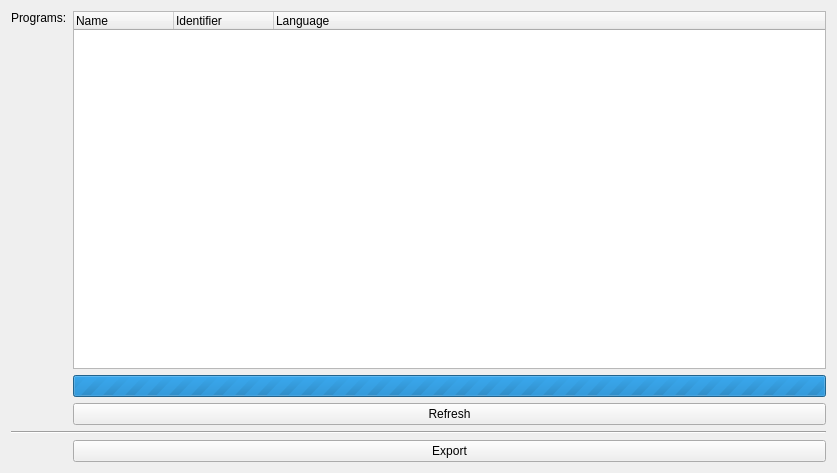
<?xml version="1.0" encoding="UTF-8"?>
<ui version="4.0">
 <class>REDTabImportExportExport</class>
 <widget class="QWidget" name="REDTabImportExportExport">
  <property name="geometry">
   <rect>
    <x>0</x>
    <y>0</y>
    <width>837</width>
    <height>473</height>
   </rect>
  </property>
  <property name="windowTitle">
   <string>Form</string>
  </property>
  <layout class="QVBoxLayout" name="verticalLayout">
   <item>
    <layout class="QGridLayout" name="gridLayout_2">
     <item row="0" column="0">
      <widget class="QLabel" name="label">
       <property name="text">
        <string>Programs:</string>
       </property>
       <property name="alignment">
        <set>Qt::AlignLeading|Qt::AlignLeft|Qt::AlignTop</set>
       </property>
       <property name="buddy">
        <cstring>tree_programs</cstring>
       </property>
      </widget>
     </item>
     <item row="4" column="1">
      <widget class="QPushButton" name="button_export">
       <property name="text">
        <string>Export</string>
       </property>
      </widget>
     </item>
     <item row="3" column="0" colspan="2">
      <widget class="Line" name="line">
       <property name="orientation">
        <enum>Qt::Horizontal</enum>
       </property>
      </widget>
     </item>
     <item row="2" column="1">
      <widget class="QPushButton" name="button_refresh_programs">
       <property name="text">
        <string>Refresh</string>
       </property>
      </widget>
     </item>
     <item row="1" column="1">
      <widget class="QProgressBar" name="progress_refresh_programs">
       <property name="maximum">
        <number>0</number>
       </property>
       <property name="value">
        <number>0</number>
       </property>
       <property name="textVisible">
        <bool>false</bool>
       </property>
      </widget>
     </item>
     <item row="0" column="1">
      <widget class="QTreeWidget" name="tree_programs">
       <property name="sizePolicy">
        <sizepolicy hsizetype="Expanding" vsizetype="Expanding">
         <horstretch>1</horstretch>
         <verstretch>0</verstretch>
        </sizepolicy>
       </property>
       <property name="editTriggers">
        <set>QAbstractItemView::NoEditTriggers</set>
       </property>
       <property name="selectionMode">
        <enum>QAbstractItemView::ExtendedSelection</enum>
       </property>
       <property name="rootIsDecorated">
        <bool>false</bool>
       </property>
       <column>
        <property name="text">
         <string>Name</string>
        </property>
       </column>
       <column>
        <property name="text">
         <string>Identifier</string>
        </property>
       </column>
       <column>
        <property name="text">
         <string>Language</string>
        </property>
       </column>
      </widget>
     </item>
    </layout>
   </item>
  </layout>
 </widget>
 <tabstops>
  <tabstop>tree_programs</tabstop>
  <tabstop>button_refresh_programs</tabstop>
  <tabstop>button_export</tabstop>
 </tabstops>
 <resources/>
 <connections/>
</ui>
